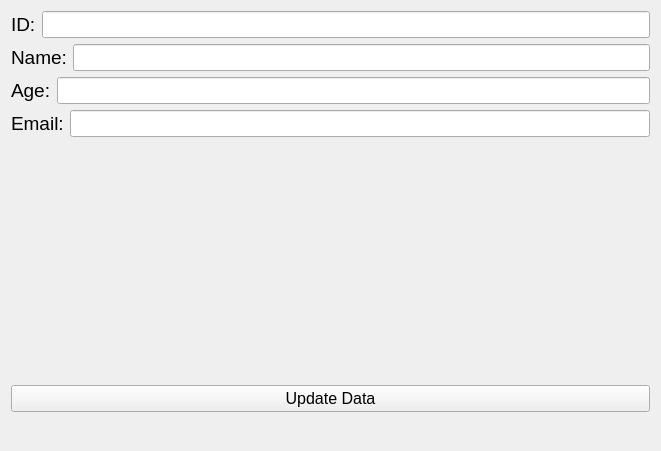
<?xml version="1.0" encoding="UTF-8"?>
<ui version="4.0">
 <class>Widget</class>
 <widget class="QWidget" name="Widget">
  <property name="geometry">
   <rect>
    <x>0</x>
    <y>0</y>
    <width>661</width>
    <height>451</height>
   </rect>
  </property>
  <property name="windowTitle">
   <string>Widget</string>
  </property>
  <layout class="QVBoxLayout" name="verticalLayout_2">
   <item>
    <layout class="QVBoxLayout" name="verticalLayout">
     <item>
      <layout class="QHBoxLayout" name="horizontalLayout">
       <item>
        <widget class="QLabel" name="label">
         <property name="font">
          <font>
           <pointsize>14</pointsize>
          </font>
         </property>
         <property name="text">
          <string>ID:</string>
         </property>
        </widget>
       </item>
       <item>
        <widget class="QLineEdit" name="lineEditId">
         <property name="font">
          <font>
           <pointsize>12</pointsize>
          </font>
         </property>
        </widget>
       </item>
      </layout>
     </item>
     <item>
      <layout class="QHBoxLayout" name="horizontalLayout_2">
       <item>
        <widget class="QLabel" name="label_2">
         <property name="font">
          <font>
           <pointsize>14</pointsize>
          </font>
         </property>
         <property name="text">
          <string>Name:</string>
         </property>
        </widget>
       </item>
       <item>
        <widget class="QLineEdit" name="lineEditName">
         <property name="font">
          <font>
           <pointsize>12</pointsize>
          </font>
         </property>
        </widget>
       </item>
      </layout>
     </item>
     <item>
      <layout class="QHBoxLayout" name="horizontalLayout_3">
       <item>
        <widget class="QLabel" name="label_3">
         <property name="font">
          <font>
           <pointsize>14</pointsize>
          </font>
         </property>
         <property name="text">
          <string>Age:</string>
         </property>
        </widget>
       </item>
       <item>
        <widget class="QLineEdit" name="lineEditAge">
         <property name="font">
          <font>
           <pointsize>12</pointsize>
          </font>
         </property>
        </widget>
       </item>
      </layout>
     </item>
     <item>
      <layout class="QHBoxLayout" name="horizontalLayout_4">
       <item>
        <widget class="QLabel" name="label_4">
         <property name="font">
          <font>
           <pointsize>14</pointsize>
          </font>
         </property>
         <property name="text">
          <string>Email:</string>
         </property>
        </widget>
       </item>
       <item>
        <widget class="QLineEdit" name="lineEditEmail">
         <property name="font">
          <font>
           <pointsize>12</pointsize>
          </font>
         </property>
        </widget>
       </item>
      </layout>
     </item>
     <item>
      <spacer name="verticalSpacer">
       <property name="orientation">
        <enum>Qt::Vertical</enum>
       </property>
       <property name="sizeHint" stdset="0">
        <size>
         <width>20</width>
         <height>40</height>
        </size>
       </property>
      </spacer>
     </item>
     <item>
      <widget class="QPushButton" name="pushButton">
       <property name="font">
        <font>
         <pointsize>12</pointsize>
        </font>
       </property>
       <property name="text">
        <string>Update Data</string>
       </property>
      </widget>
     </item>
     <item>
      <widget class="QLabel" name="labelResult">
       <property name="font">
        <font>
         <pointsize>14</pointsize>
        </font>
       </property>
       <property name="text">
        <string/>
       </property>
      </widget>
     </item>
    </layout>
   </item>
  </layout>
 </widget>
 <resources/>
 <connections/>
</ui>
